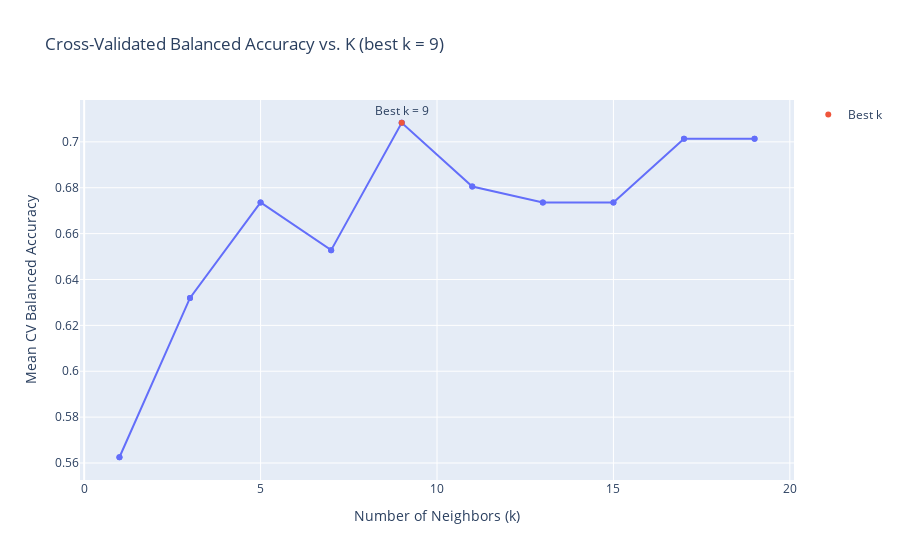

Write notebook code for a chart like this one.
### Code cell
results_df = pd.DataFrame(grid.cv_results_)

results_df["k"] = results_df["param_knn__n_neighbors"]
results_df["mean_score"] = results_df["mean_test_score"]

best_k = grid.best_params_["knn__n_neighbors"]
best_score = grid.best_score_

fig = px.line(
    results_df,
    x="k",
    y="mean_score",
    title=f"Cross-Validated Balanced Accuracy vs. K (best k = {best_k})",
    markers=True,
    labels={"k": "Number of Neighbors (k)", "mean_score": "Mean CV Balanced Accuracy"}
)


fig.add_scatter(
    x=[best_k],
    y=[best_score],
    mode="markers+text",
    text=[f"Best k = {best_k}"],
    textposition="top center",
    name="Best k"
)

fig.update_layout(hovermode="x unified")
#output pictures
#fig.write_image("knn_bestK.png")

#show plot
fig.show()

### Figure 1 — Plotly figure (JSON) as saved in the notebook; plotly's stock layout.template omitted (floating-point values rounded to 4 significant figures)
{"data": [{"hovertemplate": "Number of Neighbors (k)=%{x}<br>Mean CV Balanced Accuracy=%{y}<extra></extra>", "legendgroup": "", "line": {"color": "#636efa", "dash": "solid"}, "marker": {"symbol": "circle"}, "mode": "lines+markers", "name": "", "orientation": "v", "showlegend": false, "type": "scatter", "x": [1, 1, 3, 3, 5, 5, 7, 7, 9, 9, 11, 11, 13, 13, 15, 15, 17, 17, 19, 19], "xaxis": "x", "y": [0.5625, 0.5625, 0.6319, 0.6319, 0.6736, 0.6736, 0.6528, 0.6528, 0.7083, 0.7083, 0.6806, 0.6806, 0.6736, 0.6736, 0.6736, 0.6736, 0.7014, 0.7014, 0.7014, 0.7014], "yaxis": "y"}, {"mode": "markers+text", "name": "Best k", "text": ["Best k = 9"], "textposition": "top center", "type": "scatter", "x": [9], "y": [0.7083]}], "layout": {"hovermode": "x unified", "legend": {"tracegroupgap": 0}, "title": {"text": "Cross-Validated Balanced Accuracy vs. K (best k = 9)"}, "xaxis": {"anchor": "y", "domain": [0, 1], "title": {"text": "Number of Neighbors (k)"}}, "yaxis": {"anchor": "x", "domain": [0, 1], "title": {"text": "Mean CV Balanced Accuracy"}}}}
